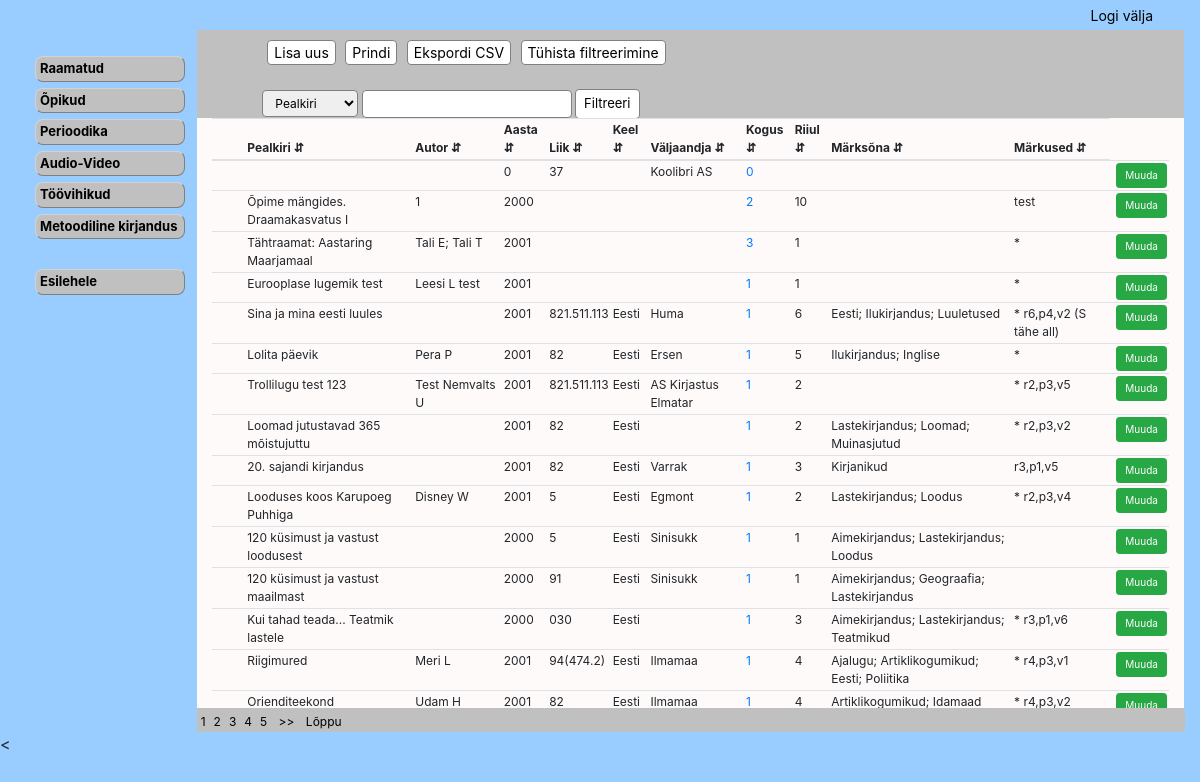
/book_data.php, run on the app's committed database.
### tables this page shows
CREATE TABLE IF NOT EXISTS `meedia` (
  `id` int(11) NOT NULL AUTO_INCREMENT,
  `meedia_liik` varchar(10) DEFAULT NULL,
  `ISBN` varchar(25) DEFAULT NULL,
  `pealkiri` varchar(150) DEFAULT NULL,
  `sari` int(11) DEFAULT NULL,
  `klass` varchar(10) DEFAULT NULL,
  `andmekandja` int(11) DEFAULT NULL,
  `autor` varchar(225) DEFAULT NULL,
  `aasta` int(11) DEFAULT NULL,
  `liik` int(11) DEFAULT NULL,
  `keel` int(11) DEFAULT NULL,
  `valjaandja` int(11) DEFAULT NULL,
  `kogus` int(11) DEFAULT NULL,
  `riiul` varchar(5) DEFAULT NULL,
  `marksona` varchar(255) DEFAULT NULL,
  `markused` varchar(255) DEFAULT NULL,
  PRIMARY KEY (`id`),
  KEY `FK_raamat_keel` (`keel`),
  KEY `FK_raamat_andmekandja` (`andmekandja`),
  KEY `FK_raamat_liik` (`liik`),
  KEY `FK_raamat_valjaandja` (`valjaandja`),
  KEY `FK_raamat_marskona` (`marksona`(250))
);

CREATE TABLE IF NOT EXISTS `liik` (
  `id` int(11) NOT NULL AUTO_INCREMENT,
  `nimi` varchar(50) NOT NULL,
  `markused` varchar(255) NOT NULL,
  PRIMARY KEY (`id`)
);

CREATE TABLE IF NOT EXISTS `valjaandja` (
  `id` int(11) NOT NULL AUTO_INCREMENT,
  `nimi` varchar(25) NOT NULL,
  `aadress` varchar(50) NOT NULL,
  `linn` varchar(25) NOT NULL,
  `maakond` varchar(25) NOT NULL,
  `postiindeks` varchar(6) NOT NULL,
  `telefon` varchar(15) NOT NULL,
  `markused` varchar(255) NOT NULL,
  PRIMARY KEY (`id`)
);

CREATE TABLE IF NOT EXISTS `keel` (
  `id` int(11) NOT NULL AUTO_INCREMENT,
  `nimi` varchar(15) NOT NULL,
  PRIMARY KEY (`id`)
);

### book_data.php (the view, shortened to what this page needs)
<?php
include_once("config.php");
$record_per_page = 25;
$page = '';
if(isset($_GET["page"])){
 $page = $_GET["page"];}
else{
 $page = 1;}
$start_from = ($page-1)*$record_per_page;
$sql=  "Select meedia.id, meedia.pealkiri, meedia.autor, meedia.aasta, liik.nimi as l, keel.nimi as k, valjaandja.nimi as v, count(inventari_nr) as c, meedia.riiul, meedia.marksona, meedia.markused from ((((meedia LEFT join liik ON meedia.liik = liik.id) LEFT JOIN keel ON meedia.keel = keel.id) LEFT JOIN meedia_eksemplar ON meedia.id = meedia_eksemplar.meedia) LEFT JOIN valjaandja ON meedia.valjaandja =valjaandja.id) where meedia_liik like 'RA' GROUP BY meedia_eksemplar.meedia  LIMIT $start_from, $record_per_page ";
?>
<!DOCTYPE html>
<html>
<head>
<link rel="stylesheet" href="style.css" type="text/css"/>
<link rel="stylesheet" href="https://cdn.jsdelivr.net/npm/bootstrap@4.5.3/dist/css/bootstrap.min.css">
</head>
<body>
 <div class="container-fluid">
<div class="row" id="head">
<div class="col-lg"  >
 <?php
include_once("header.php");
?>
    </div>
 </div>
<div class="row justify-content-end" id="menyy">
    <div class="col-lg-2" >
    <div class= "menu">
        <?php
include_once("library_fund.php");
        ?>
        </div></div>
  <div class="col-lg-10" style="margin-bottom:33rem; "id="filter">
	<div class="search_menu">
		<button onclick="window.location.href='book_add.php';">Lisa uus</button>
        <button type="submit" value="click" onclick="printDiv()">Prindi </button>
		<button type="submit" form="form2" name="export" class="export" >Ekspordi CSV</button>
		<button onclick="window.location.href='book_data.php';">Tühista filtreerimine</button>
<br><br>
	<form action=" book_data.php" method="POST" class="vorm" >
		<select name="column">
			<option value="pealkiri">Pealkiri</option>
	</select>
 <?php
			$search = (isset($_POST['search'])) ? htmlentities($_POST['search']) : ''; ?>
			<input type="text" name="search" value="<?= $search ?>" required>
			<input type ="submit" value="Filtreeri">
		</form>
</div> </div>
<div class="col-lg-10 " style="margin-top:-33rem" id="tabel">
<div class="table-wrapper-scroll-y my-custom-scrollbar">
    <table id="editable_table" class="table table-sm table-hover ">
    <thead>
		<tr>
		<th onclick="sortTable(1)">Pealkiri &#8693;</th>
		<th onclick="sortTable(2)">Autor &#8693;</th>
		<th onclick="sortTable(3)">Aasta &#8693;</th>
		<th onclick="sortTable(4)">Liik &#8693;</th>
		<th onclick="sortTable(5)">Keel &#8693;</th>
		<th onclick="sortTable(6)">Väljaandja &#8693;</th>
		<th onclick="sortTable(7)">Kogus &#8693;</th>
		<th onclick="sortTable(8)">Riiul &#8693;</th>
		<th onclick="sortTable(9)">Märksõna &#8693;</th>
		<th onclick="sortTable(10)">Märkused &#8693;</th>
		</tr>
	<thead>
	<tbody>
<?php
$result = mysqli_query($conn, $sql) or die("error:".mysqli_error($conn));
  while($row = mysqli_fetch_array($result)) {
  echo '
  <tr>
	<td style="visibility:hidden;">'.$row["id"].'</td>
	<td>'.$row["pealkiri"].'</td>
	<td>'.$row["autor"].'</td>
	<td liik(); >'.$row["aasta"].'</td>
	<td> '.$row["l"].'</td>
	<td>'.$row["k"].'</td>
	<td>'.$row["v"].'</td>
    <td><a href="meedia_eksemplar_book.php?id='.$row["id"].'"  onclick="basicPopup(this.href); return false;">'.$row["c"].'</a></td>
	<td>'.$row["riiul"].'</td>
	<td>'.$row["marksona"].'</td>
	<td>'.$row["markused"].'<td>
    <td><a class="btn btn-success btn-sm" style="font-size:10px;" href="book_edit.php?id='.$row["id"].'"  onclick="basicPopup(this.href); return false;">Muuda</a></td>
  </tr> ';
                   }
 ?>
	</tbody>
	</table>
    </div>
 </div>
    </div>
    <div class="row justify-content-end" id="jalus">
 <div class="col-lg-10" >
 <div id="pagination">
<?php
	$page_query = "Select * from meedia where meedia_liik like 'RA' ";
    $page_result = mysqli_query($conn, $page_query);
    $total_records = mysqli_num_rows($page_result);
    $total_pages = ceil($total_records/$record_per_page);
    $start_loop = $page;
    $end_loop = $start_loop + 4;
    for($i=$start_loop; $i<=$end_loop; $i++)
    {
     echo "<a href='book_data.php?page=".$i."'>" .$i. "</a>";
    }
    if($page <= $end_loop)
    {
     echo "<a href='book_data.php?page=".($page + 1)."'> >> </a>";
     echo "<a href='book_data.php?page=".$total_pages."'> Lõppu </a>";
    }
  ?>
 </div>
        </div>
</div> </div>
</body>
</html>

### header.php (shortened to what this page needs)
<!DOCTYPE html>
<html>
<head>
<link rel="stylesheet" href="style.css" type="text/css"/>
<link rel="stylesheet" href="https://cdn.jsdelivr.net/npm/bootstrap@4.5.3/dist/css/bootstrap.min.css">
</head>
<body>
<nav class="navbar navbar-expand-sm  justify-content-end">
    <a class="nav-link py-0" href="logout.php">Logi välja</a>
</nav>
</body>
</html>

### library_fund.php (shortened to what this page needs)
<!DOCTYPE html>
<html>
<head>
<link rel="stylesheet" href="style.css" type="text/css"/>
<link rel="stylesheet" href="https://cdn.jsdelivr.net/npm/bootstrap@4.5.3/dist/css/bootstrap.min.css">
</head>
<body>
      <?php
include_once("header.php");
?>
<div class= "menu">
		<ul style="list-style-type:none">
			<li> <a href="book_data.php"> Raamatud</a> </li>
			<li> <a href="textbook_data.php"> Õpikud </a></li>
			<li> <a href="periodicals_data.php">Perioodika</a></li>
			<li> <a href="audio_data.php">Audio-Video</a></li>
			<li> <a href="workbook_data.php">Töövihikud</a></li>
			<li> <a href="meth_library_data.php">Metoodiline kirjandus</a></li>	<br>
			<li><a href="menu.php">Esilehele</a> </li>
		</ul>
</div>
</body>
</html>

### style.css (style rules this page uses)
body { background-color: #99CCFF !important; ; }
#menyy { margin-right: 1px; }
#filter { background-color: #C0C0C0; }
#tabel { background-color: snow; }
#jalus { margin-left: -37px; }
.menu { margin-top: 25px; }
.menu a { color: black; width: 150px; margin-left: -20px; border:1px; border-style: outset; border-color: lightgray; font-weight: bold; }
.menu a:link { background-color: #C0C0C0; border-radius: 8px; padding: 2px 4px; text-align: left; text-decoration: none; display: inline-block; margin-bottom:5px; font-size: 13px; }
.search_menu { margin-left:50px; margin-top: 10px; }
.search_menu button { margin-left:5px; font-size:14px; border-radius: 4px; background-color:white; border: 1px solid gray; }
.my-custom-scrollbar { position: relative; height: 600px; overflow: auto; }
.table-wrapper-scroll-y { display: block; }
#editable_table { font-size:12px; }
#editable_table th, #editable_table td { padding: 2px; }
#editable_table th { top: 0; position: sticky; background-color: snow; }
#pagination { background-color: #C0C0C0; margin-top: -10px; }
#pagination a { padding:2px 4px; color:black; text-decoration: none; font-size:12px; }
.vorm input[type=submit] { padding: 4px 8px; border: none; border-radius: 4px; background-color:white; border: 1px solid gray; margin-bottom:-50px; font-size: 13px; }
.vorm input[type=text], .vorm select { padding:4px 8px; border: 1px solid gray; border-radius: 4px; box-sizing: border-box; font-size: 12px; }
.vorm { font-size:12px; }

### header.php (style rules this page uses)
.navbar { height:30px; }
.navbar a { font-size:14px; color:black; }

### data on the page
meedia: aasta "0", liik.nimi "37", valjaandja.nimi "Koolibri AS", c "0"
meedia: pealkiri "Õpime mängides. Draamakasvatus I", autor "1", aasta "2000", c "2", riiul "10", markused "test"
meedia: pealkiri "Tähtraamat: Aastaring Maarjamaal", autor "Tali E; Tali T", aasta "2001", c "3", riiul "1", markused "*"
meedia: pealkiri "Eurooplase lugemik test", autor "Leesi L test", aasta "2001", c "1", riiul "1", markused "*"
meedia: pealkiri "Sina ja mina eesti luules", aasta "2001", liik.nimi "821.511.113", keel.nimi "Eesti", valjaandja.nimi "Huma", c "1", riiul "6", marksona "Eesti; Ilukirjandus; Luuletused", markused "* r6,p4,v2 (S tähe all)"
meedia: pealkiri "Lolita päevik", autor "Pera P", aasta "2001", liik.nimi "82", keel.nimi "Eesti", valjaandja.nimi "Ersen", c "1", riiul "5", marksona "Ilukirjandus; Inglise", markused "*"
meedia: pealkiri "Trollilugu test 123", autor "Test Nemvalts U", aasta "2001", liik.nimi "821.511.113", keel.nimi "Eesti", valjaandja.nimi "AS Kirjastus Elmatar", c "1", riiul "2", markused "* r2,p3,v5"
meedia: pealkiri "Loomad jutustavad 365 mõistujuttu", aasta "2001", liik.nimi "82", keel.nimi "Eesti", c "1", riiul "2", marksona "Lastekirjandus; Loomad; Muinasjutud", markused "* r2,p3,v2"
meedia: pealkiri "20. sajandi kirjandus", aasta "2001", liik.nimi "82", keel.nimi "Eesti", valjaandja.nimi "Varrak", c "1", riiul "3", marksona "Kirjanikud", markused "r3,p1,v5"
meedia: pealkiri "Looduses koos Karupoeg Puhhiga", autor "Disney W", aasta "2001", liik.nimi "5", keel.nimi "Eesti", valjaandja.nimi "Egmont", c "1", riiul "2", marksona "Lastekirjandus; Loodus", markused "* r2,p3,v4"
meedia: pealkiri "120 küsimust ja vastust loodusest", aasta "2000", liik.nimi "5", keel.nimi "Eesti", valjaandja.nimi "Sinisukk", c "1", riiul "1", marksona "Aimekirjandus; Lastekirjandus; Loodus"
meedia: pealkiri "120 küsimust ja vastust maailmast", aasta "2000", liik.nimi "91", keel.nimi "Eesti", valjaandja.nimi "Sinisukk", c "1", riiul "1", marksona "Aimekirjandus; Geograafia; Lastekirjandus"
meedia: pealkiri "Kui tahad teada... Teatmik lastele", aasta "2000", liik.nimi "030", keel.nimi "Eesti", c "1", riiul "3", marksona "Aimekirjandus; Lastekirjandus; Teatmikud", markused "* r3,p1,v6"
meedia: pealkiri "Riigimured", autor "Meri L", aasta "2001", liik.nimi "94(474.2)", keel.nimi "Eesti", valjaandja.nimi "Ilmamaa", c "1", riiul "4", marksona "Ajalugu; Artiklikogumikud; Eesti; Poliitika", markused "* r4,p3,v1"
meedia: pealkiri "Orienditeekond", autor "Udam H", aasta "2001", liik.nimi "82", keel.nimi "Eesti", valjaandja.nimi "Ilmamaa", c "1", riiul "4", marksona "Artiklikogumikud; Idamaad", markused "* r4,p3,v2"
